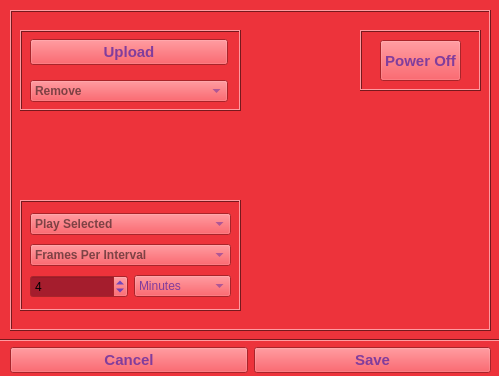
<?xml version="1.0" encoding="UTF-8"?>
<ui version="4.0">
 <class>MainWindow</class>
 <widget class="QMainWindow" name="MainWindow">
  <property name="geometry">
   <rect>
    <x>0</x>
    <y>0</y>
    <width>499</width>
    <height>376</height>
   </rect>
  </property>
  <property name="palette">
   <palette>
    <active>
     <colorrole role="WindowText">
      <brush brushstyle="SolidPattern">
       <color alpha="255">
        <red>32</red>
        <green>29</green>
        <blue>209</blue>
       </color>
      </brush>
     </colorrole>
     <colorrole role="Button">
      <brush brushstyle="SolidPattern">
       <color alpha="255">
        <red>237</red>
        <green>51</green>
        <blue>59</blue>
       </color>
      </brush>
     </colorrole>
     <colorrole role="Light">
      <brush brushstyle="SolidPattern">
       <color alpha="255">
        <red>255</red>
        <green>155</green>
        <blue>160</blue>
       </color>
      </brush>
     </colorrole>
     <colorrole role="Midlight">
      <brush brushstyle="SolidPattern">
       <color alpha="255">
        <red>246</red>
        <green>103</green>
        <blue>109</blue>
       </color>
      </brush>
     </colorrole>
     <colorrole role="Dark">
      <brush brushstyle="SolidPattern">
       <color alpha="255">
        <red>118</red>
        <green>25</green>
        <blue>29</blue>
       </color>
      </brush>
     </colorrole>
     <colorrole role="Mid">
      <brush brushstyle="SolidPattern">
       <color alpha="255">
        <red>158</red>
        <green>34</green>
        <blue>39</blue>
       </color>
      </brush>
     </colorrole>
     <colorrole role="Text">
      <brush brushstyle="SolidPattern">
       <color alpha="255">
        <red>0</red>
        <green>0</green>
        <blue>0</blue>
       </color>
      </brush>
     </colorrole>
     <colorrole role="BrightText">
      <brush brushstyle="SolidPattern">
       <color alpha="255">
        <red>255</red>
        <green>255</green>
        <blue>255</blue>
       </color>
      </brush>
     </colorrole>
     <colorrole role="ButtonText">
      <brush brushstyle="SolidPattern">
       <color alpha="255">
        <red>129</red>
        <green>61</green>
        <blue>156</blue>
       </color>
      </brush>
     </colorrole>
     <colorrole role="Base">
      <brush brushstyle="SolidPattern">
       <color alpha="255">
        <red>165</red>
        <green>29</green>
        <blue>45</blue>
       </color>
      </brush>
     </colorrole>
     <colorrole role="Window">
      <brush brushstyle="SolidPattern">
       <color alpha="255">
        <red>237</red>
        <green>51</green>
        <blue>59</blue>
       </color>
      </brush>
     </colorrole>
     <colorrole role="Shadow">
      <brush brushstyle="SolidPattern">
       <color alpha="255">
        <red>0</red>
        <green>0</green>
        <blue>0</blue>
       </color>
      </brush>
     </colorrole>
     <colorrole role="AlternateBase">
      <brush brushstyle="SolidPattern">
       <color alpha="255">
        <red>246</red>
        <green>153</green>
        <blue>157</blue>
       </color>
      </brush>
     </colorrole>
     <colorrole role="ToolTipBase">
      <brush brushstyle="SolidPattern">
       <color alpha="255">
        <red>255</red>
        <green>255</green>
        <blue>220</blue>
       </color>
      </brush>
     </colorrole>
     <colorrole role="ToolTipText">
      <brush brushstyle="SolidPattern">
       <color alpha="255">
        <red>0</red>
        <green>0</green>
        <blue>0</blue>
       </color>
      </brush>
     </colorrole>
     <colorrole role="PlaceholderText">
      <brush brushstyle="SolidPattern">
       <color alpha="128">
        <red>0</red>
        <green>0</green>
        <blue>0</blue>
       </color>
      </brush>
     </colorrole>
    </active>
    <inactive>
     <colorrole role="WindowText">
      <brush brushstyle="SolidPattern">
       <color alpha="255">
        <red>32</red>
        <green>29</green>
        <blue>209</blue>
       </color>
      </brush>
     </colorrole>
     <colorrole role="Button">
      <brush brushstyle="SolidPattern">
       <color alpha="255">
        <red>237</red>
        <green>51</green>
        <blue>59</blue>
       </color>
      </brush>
     </colorrole>
     <colorrole role="Light">
      <brush brushstyle="SolidPattern">
       <color alpha="255">
        <red>255</red>
        <green>155</green>
        <blue>160</blue>
       </color>
      </brush>
     </colorrole>
     <colorrole role="Midlight">
      <brush brushstyle="SolidPattern">
       <color alpha="255">
        <red>246</red>
        <green>103</green>
        <blue>109</blue>
       </color>
      </brush>
     </colorrole>
     <colorrole role="Dark">
      <brush brushstyle="SolidPattern">
       <color alpha="255">
        <red>118</red>
        <green>25</green>
        <blue>29</blue>
       </color>
      </brush>
     </colorrole>
     <colorrole role="Mid">
      <brush brushstyle="SolidPattern">
       <color alpha="255">
        <red>158</red>
        <green>34</green>
        <blue>39</blue>
       </color>
      </brush>
     </colorrole>
     <colorrole role="Text">
      <brush brushstyle="SolidPattern">
       <color alpha="255">
        <red>0</red>
        <green>0</green>
        <blue>0</blue>
       </color>
      </brush>
     </colorrole>
     <colorrole role="BrightText">
      <brush brushstyle="SolidPattern">
       <color alpha="255">
        <red>255</red>
        <green>255</green>
        <blue>255</blue>
       </color>
      </brush>
     </colorrole>
     <colorrole role="ButtonText">
      <brush brushstyle="SolidPattern">
       <color alpha="255">
        <red>129</red>
        <green>61</green>
        <blue>156</blue>
       </color>
      </brush>
     </colorrole>
     <colorrole role="Base">
      <brush brushstyle="SolidPattern">
       <color alpha="255">
        <red>165</red>
        <green>29</green>
        <blue>45</blue>
       </color>
      </brush>
     </colorrole>
     <colorrole role="Window">
      <brush brushstyle="SolidPattern">
       <color alpha="255">
        <red>237</red>
        <green>51</green>
        <blue>59</blue>
       </color>
      </brush>
     </colorrole>
     <colorrole role="Shadow">
      <brush brushstyle="SolidPattern">
       <color alpha="255">
        <red>0</red>
        <green>0</green>
        <blue>0</blue>
       </color>
      </brush>
     </colorrole>
     <colorrole role="AlternateBase">
      <brush brushstyle="SolidPattern">
       <color alpha="255">
        <red>246</red>
        <green>153</green>
        <blue>157</blue>
       </color>
      </brush>
     </colorrole>
     <colorrole role="ToolTipBase">
      <brush brushstyle="SolidPattern">
       <color alpha="255">
        <red>255</red>
        <green>255</green>
        <blue>220</blue>
       </color>
      </brush>
     </colorrole>
     <colorrole role="ToolTipText">
      <brush brushstyle="SolidPattern">
       <color alpha="255">
        <red>0</red>
        <green>0</green>
        <blue>0</blue>
       </color>
      </brush>
     </colorrole>
     <colorrole role="PlaceholderText">
      <brush brushstyle="SolidPattern">
       <color alpha="128">
        <red>0</red>
        <green>0</green>
        <blue>0</blue>
       </color>
      </brush>
     </colorrole>
    </inactive>
    <disabled>
     <colorrole role="WindowText">
      <brush brushstyle="SolidPattern">
       <color alpha="255">
        <red>118</red>
        <green>25</green>
        <blue>29</blue>
       </color>
      </brush>
     </colorrole>
     <colorrole role="Button">
      <brush brushstyle="SolidPattern">
       <color alpha="255">
        <red>237</red>
        <green>51</green>
        <blue>59</blue>
       </color>
      </brush>
     </colorrole>
     <colorrole role="Light">
      <brush brushstyle="SolidPattern">
       <color alpha="255">
        <red>255</red>
        <green>155</green>
        <blue>160</blue>
       </color>
      </brush>
     </colorrole>
     <colorrole role="Midlight">
      <brush brushstyle="SolidPattern">
       <color alpha="255">
        <red>246</red>
        <green>103</green>
        <blue>109</blue>
       </color>
      </brush>
     </colorrole>
     <colorrole role="Dark">
      <brush brushstyle="SolidPattern">
       <color alpha="255">
        <red>118</red>
        <green>25</green>
        <blue>29</blue>
       </color>
      </brush>
     </colorrole>
     <colorrole role="Mid">
      <brush brushstyle="SolidPattern">
       <color alpha="255">
        <red>158</red>
        <green>34</green>
        <blue>39</blue>
       </color>
      </brush>
     </colorrole>
     <colorrole role="Text">
      <brush brushstyle="SolidPattern">
       <color alpha="255">
        <red>118</red>
        <green>25</green>
        <blue>29</blue>
       </color>
      </brush>
     </colorrole>
     <colorrole role="BrightText">
      <brush brushstyle="SolidPattern">
       <color alpha="255">
        <red>255</red>
        <green>255</green>
        <blue>255</blue>
       </color>
      </brush>
     </colorrole>
     <colorrole role="ButtonText">
      <brush brushstyle="SolidPattern">
       <color alpha="255">
        <red>118</red>
        <green>25</green>
        <blue>29</blue>
       </color>
      </brush>
     </colorrole>
     <colorrole role="Base">
      <brush brushstyle="SolidPattern">
       <color alpha="255">
        <red>237</red>
        <green>51</green>
        <blue>59</blue>
       </color>
      </brush>
     </colorrole>
     <colorrole role="Window">
      <brush brushstyle="SolidPattern">
       <color alpha="255">
        <red>237</red>
        <green>51</green>
        <blue>59</blue>
       </color>
      </brush>
     </colorrole>
     <colorrole role="Shadow">
      <brush brushstyle="SolidPattern">
       <color alpha="255">
        <red>0</red>
        <green>0</green>
        <blue>0</blue>
       </color>
      </brush>
     </colorrole>
     <colorrole role="AlternateBase">
      <brush brushstyle="SolidPattern">
       <color alpha="255">
        <red>237</red>
        <green>51</green>
        <blue>59</blue>
       </color>
      </brush>
     </colorrole>
     <colorrole role="ToolTipBase">
      <brush brushstyle="SolidPattern">
       <color alpha="255">
        <red>255</red>
        <green>255</green>
        <blue>220</blue>
       </color>
      </brush>
     </colorrole>
     <colorrole role="ToolTipText">
      <brush brushstyle="SolidPattern">
       <color alpha="255">
        <red>0</red>
        <green>0</green>
        <blue>0</blue>
       </color>
      </brush>
     </colorrole>
     <colorrole role="PlaceholderText">
      <brush brushstyle="SolidPattern">
       <color alpha="128">
        <red>0</red>
        <green>0</green>
        <blue>0</blue>
       </color>
      </brush>
     </colorrole>
    </disabled>
   </palette>
  </property>
  <property name="cursor">
   <cursorShape>ArrowCursor</cursorShape>
  </property>
  <property name="windowTitle">
   <string>Memory Player</string>
  </property>
  <property name="windowIcon">
   <iconset>
    <normaloff>../images/camera_icon.png</normaloff>../images/camera_icon.png</iconset>
  </property>
  <property name="tabShape">
   <enum>QTabWidget::Rounded</enum>
  </property>
  <widget class="QWidget" name="centralwidget">
   <widget class="QWidget" name="horizontalLayoutWidget">
    <property name="geometry">
     <rect>
      <x>10</x>
      <y>340</y>
      <width>481</width>
      <height>41</height>
     </rect>
    </property>
    <layout class="QHBoxLayout" name="horizontalLayout">
     <item>
      <widget class="QPushButton" name="cancel_button">
       <property name="font">
        <font>
         <family>Ubuntu</family>
         <pointsize>11</pointsize>
         <weight>75</weight>
         <bold>true</bold>
        </font>
       </property>
       <property name="cursor">
        <cursorShape>OpenHandCursor</cursorShape>
       </property>
       <property name="text">
        <string>Cancel</string>
       </property>
      </widget>
     </item>
     <item>
      <widget class="QPushButton" name="save_button">
       <property name="font">
        <font>
         <family>Ubuntu</family>
         <pointsize>11</pointsize>
         <weight>75</weight>
         <bold>true</bold>
        </font>
       </property>
       <property name="cursor">
        <cursorShape>OpenHandCursor</cursorShape>
       </property>
       <property name="text">
        <string>Save</string>
       </property>
      </widget>
     </item>
    </layout>
   </widget>
   <widget class="QFrame" name="frame_2">
    <property name="geometry">
     <rect>
      <x>10</x>
      <y>10</y>
      <width>481</width>
      <height>321</height>
     </rect>
    </property>
    <property name="frameShape">
     <enum>QFrame::Box</enum>
    </property>
    <property name="frameShadow">
     <enum>QFrame::Raised</enum>
    </property>
    <widget class="QFrame" name="frame">
     <property name="geometry">
      <rect>
       <x>10</x>
       <y>20</y>
       <width>221</width>
       <height>81</height>
      </rect>
     </property>
     <property name="autoFillBackground">
      <bool>true</bool>
     </property>
     <property name="frameShape">
      <enum>QFrame::Box</enum>
     </property>
     <property name="frameShadow">
      <enum>QFrame::Raised</enum>
     </property>
     <widget class="QWidget" name="verticalLayoutWidget">
      <property name="geometry">
       <rect>
        <x>10</x>
        <y>0</y>
        <width>198</width>
        <height>81</height>
       </rect>
      </property>
      <layout class="QVBoxLayout" name="verticalLayout">
       <item>
        <widget class="QPushButton" name="upload_button">
         <property name="font">
          <font>
           <family>Ubuntu</family>
           <pointsize>11</pointsize>
           <weight>75</weight>
           <bold>true</bold>
          </font>
         </property>
         <property name="cursor">
          <cursorShape>OpenHandCursor</cursorShape>
         </property>
         <property name="layoutDirection">
          <enum>Qt::LeftToRight</enum>
         </property>
         <property name="text">
          <string>Upload</string>
         </property>
        </widget>
       </item>
       <item>
        <widget class="QComboBox" name="remove_comboBox">
         <property name="font">
          <font>
           <weight>75</weight>
           <bold>true</bold>
          </font>
         </property>
         <property name="cursor">
          <cursorShape>OpenHandCursor</cursorShape>
         </property>
         <property name="maxVisibleItems">
          <number>40</number>
         </property>
         <property name="placeholderText" stdset="0">
          <string>Remove</string>
         </property>
        </widget>
       </item>
      </layout>
     </widget>
    </widget>
    <widget class="QLabel" name="label">
     <property name="geometry">
      <rect>
       <x>280</x>
       <y>170</y>
       <width>211</width>
       <height>201</height>
      </rect>
     </property>
     <property name="text">
      <string/>
     </property>
     <property name="pixmap">
      <pixmap>../images/cameraIcon.png</pixmap>
     </property>
    </widget>
    <widget class="QWidget" name="verticalLayoutWidget_2">
     <property name="geometry">
      <rect>
       <x>350</x>
       <y>20</y>
       <width>121</width>
       <height>61</height>
      </rect>
     </property>
     <layout class="QVBoxLayout" name="verticalLayout_2">
      <item>
       <widget class="QFrame" name="frame_3">
        <property name="frameShape">
         <enum>QFrame::Box</enum>
        </property>
        <property name="frameShadow">
         <enum>QFrame::Raised</enum>
        </property>
        <widget class="QPushButton" name="power_button">
         <property name="geometry">
          <rect>
           <x>20</x>
           <y>10</y>
           <width>81</width>
           <height>41</height>
          </rect>
         </property>
         <property name="font">
          <font>
           <family>Ubuntu</family>
           <pointsize>11</pointsize>
           <weight>75</weight>
           <bold>true</bold>
          </font>
         </property>
         <property name="cursor">
          <cursorShape>OpenHandCursor</cursorShape>
         </property>
         <property name="text">
          <string>Power Off</string>
         </property>
        </widget>
       </widget>
      </item>
     </layout>
    </widget>
    <widget class="QFrame" name="frame_4">
     <property name="geometry">
      <rect>
       <x>10</x>
       <y>190</y>
       <width>221</width>
       <height>111</height>
      </rect>
     </property>
     <property name="frameShape">
      <enum>QFrame::Box</enum>
     </property>
     <property name="frameShadow">
      <enum>QFrame::Raised</enum>
     </property>
     <widget class="QWidget" name="verticalLayoutWidget_3">
      <property name="geometry">
       <rect>
        <x>10</x>
        <y>10</y>
        <width>201</width>
        <height>92</height>
       </rect>
      </property>
      <layout class="QVBoxLayout" name="verticalLayout_3">
       <item>
        <widget class="QComboBox" name="play_comboBox">
         <property name="font">
          <font>
           <weight>75</weight>
           <bold>true</bold>
          </font>
         </property>
         <property name="cursor">
          <cursorShape>OpenHandCursor</cursorShape>
         </property>
         <property name="placeholderText" stdset="0">
          <string>Play Selected</string>
         </property>
        </widget>
       </item>
       <item>
        <widget class="QComboBox" name="frames_comboBox">
         <property name="font">
          <font>
           <weight>75</weight>
           <bold>true</bold>
          </font>
         </property>
         <property name="cursor">
          <cursorShape>OpenHandCursor</cursorShape>
         </property>
         <property name="placeholderText" stdset="0">
          <string>Frames Per Interval</string>
         </property>
         <item>
          <property name="text">
           <string>1</string>
          </property>
         </item>
         <item>
          <property name="text">
           <string>2</string>
          </property>
         </item>
         <item>
          <property name="text">
           <string>4</string>
          </property>
         </item>
         <item>
          <property name="text">
           <string>8</string>
          </property>
         </item>
         <item>
          <property name="text">
           <string>16</string>
          </property>
         </item>
         <item>
          <property name="text">
           <string>24</string>
          </property>
         </item>
        </widget>
       </item>
       <item>
        <layout class="QHBoxLayout" name="horizontalLayout_2">
         <item>
          <widget class="QSpinBox" name="interval_spinBox">
           <property name="font">
            <font>
             <stylestrategy>PreferDefault</stylestrategy>
            </font>
           </property>
           <property name="prefix">
            <string/>
           </property>
           <property name="minimum">
            <number>1</number>
           </property>
           <property name="maximum">
            <number>60</number>
           </property>
           <property name="value">
            <number>4</number>
           </property>
          </widget>
         </item>
         <item>
          <widget class="QComboBox" name="time_comboBox">
           <item>
            <property name="text">
             <string>Minutes</string>
            </property>
           </item>
           <item>
            <property name="text">
             <string>Hours</string>
            </property>
           </item>
          </widget>
         </item>
        </layout>
       </item>
      </layout>
     </widget>
    </widget>
    <zorder>frame</zorder>
    <zorder>verticalLayoutWidget_2</zorder>
    <zorder>label</zorder>
    <zorder>frame_4</zorder>
   </widget>
   <widget class="Line" name="line">
    <property name="geometry">
     <rect>
      <x>-20</x>
      <y>325</y>
      <width>521</width>
      <height>31</height>
     </rect>
    </property>
    <property name="orientation">
     <enum>Qt::Horizontal</enum>
    </property>
   </widget>
   <zorder>frame_2</zorder>
   <zorder>horizontalLayoutWidget</zorder>
   <zorder>line</zorder>
  </widget>
 </widget>
 <resources/>
 <connections/>
</ui>
